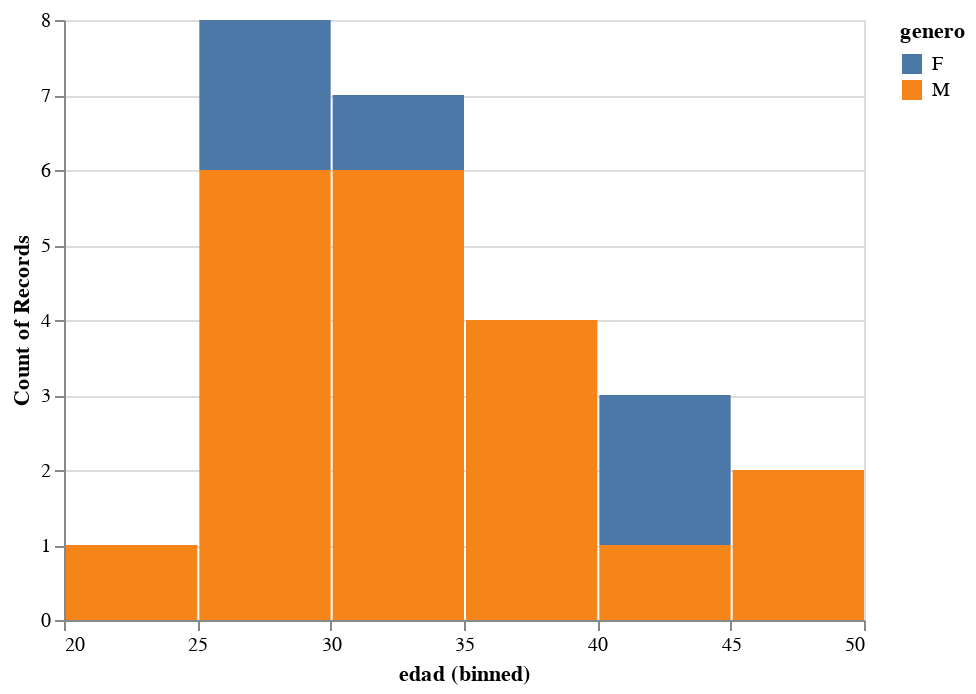

Notebook cell for this chart:
### Code cell
chart

### Figure 1 — Vega-Lite specification as saved in the notebook (floating-point values rounded to 4 significant figures)
{"config": {"view": {"continuousWidth": 400, "continuousHeight": 300}}, "data": {"name": "data-44111aa0006790fcc54d1372ce82a577"}, "mark": "bar", "encoding": {"color": {"field": "genero", "type": "nominal"}, "x": {"bin": true, "field": "edad", "type": "quantitative"}, "y": {"aggregate": "count", "type": "quantitative"}}, "$schema": "https://vega.github.io/schema/vega-lite/v4.17.0.json", "datasets": {"data-44111aa0006790fcc54d1372ce82a577": [{"genero": "F", "edad": 26}, {"genero": "M", "edad": 32}, {"genero": "M", "edad": 39}, {"genero": "M", "edad": 33}, {"genero": "M", "edad": 31}, {"genero": "M", "edad": 47}, {"genero": "M", "edad": 24}, {"genero": "F", "edad": 40}, {"genero": "M", "edad": 28}, {"genero": "M", "edad": 35}, {"genero": "M", "edad": 29}, {"genero": "F", "edad": 28}, {"genero": "M", "edad": 40}, {"genero": "F", "edad": 31}, {"genero": "M", "edad": 26}, {"genero": "M", "edad": 32}, {"genero": "M", "edad": 28}, {"genero": "M", "edad": 49}, {"genero": "M", "edad": 35}, {"genero": "M", "edad": 28}, {"genero": "M", "edad": 31}, {"genero": "M", "edad": 34}, {"genero": "M", "edad": 37}, {"genero": "F", "edad": 41}, {"genero": "M", "edad": 29}]}}
